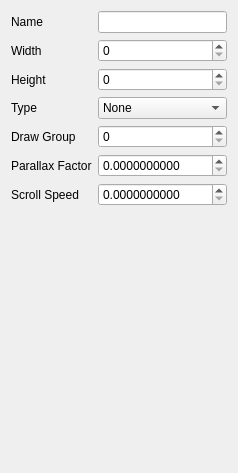
<?xml version="1.0" encoding="UTF-8"?>
<ui version="4.0">
 <class>SceneLayerPropertiesv5</class>
 <widget class="QWidget" name="SceneLayerPropertiesv5">
  <property name="geometry">
   <rect>
    <x>0</x>
    <y>0</y>
    <width>238</width>
    <height>473</height>
   </rect>
  </property>
  <property name="maximumSize">
   <size>
    <width>290</width>
    <height>16777215</height>
   </size>
  </property>
  <property name="windowTitle">
   <string>Form</string>
  </property>
  <layout class="QGridLayout" name="gridLayout">
   <item row="3" column="1">
    <widget class="QComboBox" name="type">
     <item>
      <property name="text">
       <string>None</string>
      </property>
     </item>
     <item>
      <property name="text">
       <string>Horizontal Scroll</string>
      </property>
     </item>
     <item>
      <property name="text">
       <string>Vertical Scroll</string>
      </property>
     </item>
     <item>
      <property name="text">
       <string>Rotozoom</string>
      </property>
     </item>
     <item>
      <property name="text">
       <string>Basic</string>
      </property>
     </item>
    </widget>
   </item>
   <item row="4" column="0">
    <widget class="QLabel" name="label_6">
     <property name="text">
      <string>Draw Group</string>
     </property>
    </widget>
   </item>
   <item row="3" column="0">
    <widget class="QLabel" name="label_3">
     <property name="text">
      <string>Type</string>
     </property>
    </widget>
   </item>
   <item row="7" column="0">
    <spacer name="verticalSpacer">
     <property name="orientation">
      <enum>Qt::Vertical</enum>
     </property>
     <property name="sizeHint" stdset="0">
      <size>
       <width>20</width>
       <height>40</height>
      </size>
     </property>
    </spacer>
   </item>
   <item row="2" column="0">
    <widget class="QLabel" name="label_2">
     <property name="text">
      <string>Height</string>
     </property>
    </widget>
   </item>
   <item row="5" column="0">
    <widget class="QLabel" name="label_4">
     <property name="text">
      <string>Parallax Factor</string>
     </property>
    </widget>
   </item>
   <item row="6" column="0">
    <widget class="QLabel" name="label_5">
     <property name="text">
      <string>Scroll Speed</string>
     </property>
    </widget>
   </item>
   <item row="2" column="1">
    <widget class="QSpinBox" name="height">
     <property name="minimum">
      <number>0</number>
     </property>
     <property name="maximum">
      <number>32767</number>
     </property>
    </widget>
   </item>
   <item row="1" column="0">
    <widget class="QLabel" name="label">
     <property name="text">
      <string>Width</string>
     </property>
    </widget>
   </item>
   <item row="5" column="1">
    <widget class="QDoubleSpinBox" name="parallaxFactor">
     <property name="decimals">
      <number>10</number>
     </property>
     <property name="maximum">
      <double>128.000000000000000</double>
     </property>
     <property name="value">
      <double>0.000000000000000</double>
     </property>
    </widget>
   </item>
   <item row="4" column="1">
    <widget class="QSpinBox" name="drawOrder">
     <property name="maximum">
      <number>16</number>
     </property>
    </widget>
   </item>
   <item row="6" column="1">
    <widget class="QDoubleSpinBox" name="scrollSpeed">
     <property name="decimals">
      <number>10</number>
     </property>
     <property name="maximum">
      <double>128.000000000000000</double>
     </property>
     <property name="value">
      <double>0.000000000000000</double>
     </property>
    </widget>
   </item>
   <item row="1" column="1">
    <widget class="QSpinBox" name="width">
     <property name="minimum">
      <number>0</number>
     </property>
     <property name="maximum">
      <number>32767</number>
     </property>
    </widget>
   </item>
   <item row="0" column="1">
    <widget class="QLineEdit" name="name"/>
   </item>
   <item row="0" column="0">
    <widget class="QLabel" name="label_7">
     <property name="text">
      <string>Name</string>
     </property>
    </widget>
   </item>
  </layout>
 </widget>
 <tabstops>
  <tabstop>width</tabstop>
  <tabstop>height</tabstop>
  <tabstop>type</tabstop>
  <tabstop>drawOrder</tabstop>
  <tabstop>parallaxFactor</tabstop>
  <tabstop>scrollSpeed</tabstop>
 </tabstops>
 <resources/>
 <connections/>
</ui>
